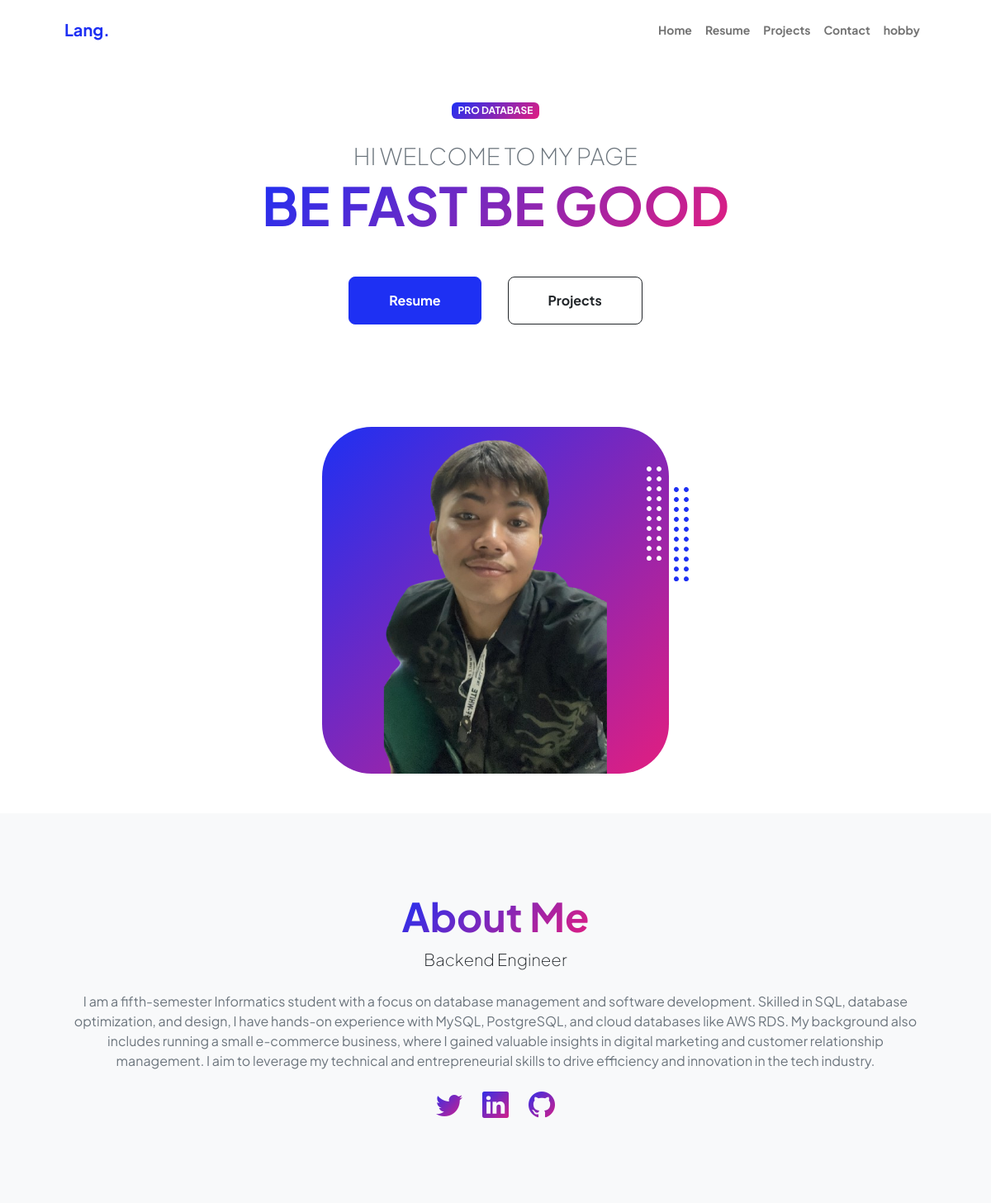
The page / on the database its author committed.
### tables this page shows
CREATE TABLE `about` (
  `id` smallint(3) NOT NULL,
  `judul` varchar(50) NOT NULL,
  `kategori` varchar(50) NOT NULL,
  `isi` text NOT NULL
);

### index.php (the view, shortened to what this page needs)
<!DOCTYPE html>
<html lang="en">
    <head>
        <link href="https://cdn.jsdelivr.net/npm/bootstrap-icons@1.8.1/font/bootstrap-icons.css" rel="stylesheet" />
        <link href="css/styles.css" rel="stylesheet" />
    </head>
    <body class="d-flex flex-column h-100">
    <?php
    include 'koneksi.php';
    $sqlProject = "SELECT * FROM about WHERE id = 1";
    $resultProject = $koneksi->query($sqlProject);
    if ($resultProject->num_rows > 0) {
        $row = $resultProject->fetch_assoc();
        $judul = $row['judul'];
        $kategori = $row['kategori'];
        $isi = $row['isi'];
    } else {
        echo " ";
    }
    ?>
        <main class="flex-shrink-0">
            <nav class="navbar navbar-expand-lg navbar-light bg-white py-3">
                <div class="container px-5">
                    <a class="navbar-brand" href="index.html"><span class="fw-bolder text-primary">Lang.</span></a>
                    <div class="collapse navbar-collapse" id="navbarSupportedContent">
                        <ul class="navbar-nav ms-auto mb-2 mb-lg-0 small fw-bolder">
                            <li class="nav-item"><a class="nav-link" href="index.php">Home</a></li>
                            <li class="nav-item"><a class="nav-link" href="resume.php">Resume</a></li>
                            <li class="nav-item"><a class="nav-link" href="projects.php">Projects</a></li>
                            <li class="nav-item"><a class="nav-link" href="contact.php">Contact</a></li>
                            <li class="nav-item"><a class="nav-link" href="hobby.php">hobby</a></li>
                        </ul>
                    </div>
                </div>
            </nav>
            <header class="py-5">
                <div class="container px-5">
                    <div class="row gx-5 align-items-center">
                        <div class="col-xxl-5">
                            <div class="text-center text-xxl-start">
                                <div class="badge bg-gradient-primary-to-secondary text-white mb-4"><div class="text-uppercase">PRO DATABASE</div></div>
                                <div class="fs-3 fw-light text-muted">HI WELCOME TO MY PAGE</div>
                                <h1 class="display-3 fw-bolder mb-5"><span class="text-gradient d-inline">BE FAST BE GOOD</span></h1>
                                <div class="d-grid gap-3 d-sm-flex justify-content-sm-center justify-content-xxl-start mb-3">
                                    <a class="btn btn-primary btn-lg px-5 py-3 me-sm-3 fs-6 fw-bolder" href="resume.php">Resume</a>
                                    <a class="btn btn-outline-dark btn-lg px-5 py-3 fs-6 fw-bolder" href="projects.php">Projects</a>
                                </div>
                            </div>
                        </div>
                        <div class="col-xxl-7">
                            <div class="d-flex justify-content-center mt-5 mt-xxl-0">
                                <div class="profile bg-gradient-primary-to-secondary">
                                    <img class="profile-img" src="assets/profile.png" alt="..." />
                                    <div class="dots-1">
                                    </div>
                                    <div class="dots-2">
                                    </div>
        </div>
                                </div>
                            </div>
                        </div>
                    </div>
            </header>
            <section class="bg-light py-5">
                <div class="container px-5">
                    <div class="row gx-5 justify-content-center">
                        <div class="col-xxl-8">
                            <div class="text-center my-5">
                                <h2 class="display-5 fw-bolder"><span class="text-gradient d-inline"><?= $judul ?></span></h2>
                                <p class="lead fw-light mb-4"><?= $kategori ?></p>
                                <p class="text-muted"><?= $isi ?></p>
                                <div class="d-flex justify-content-center fs-2 gap-4">
                                    <a class="text-gradient" href="#!"><i class="bi bi-twitter"></i></a>
                                    <a class="text-gradient" href="#!"><i class="bi bi-linkedin"></i></a>
                                    <a class="text-gradient" href="#!"><i class="bi bi-github"></i></a>
                                </div>
                            </div>
                        </div>
                    </div>
                </div>
            </section>
        </main>
    </body>
</html>

### rows shown on the page
about: judul "About Me", kategori "Backend Engineer", isi "I am a fifth-semester Informatics student with a focus on database management and software development. Skilled in SQL, database optimization, and design, I have hands-on experience with MySQL, PostgreSQL, and cloud databases like AWS RDS. My background also includes running a small e-commerce business, where I gained valuable insights in digital marketing and customer relationship management. I aim to leverage my technical and entrepreneurial skills to drive efficiency and innovation in the tech industry."
